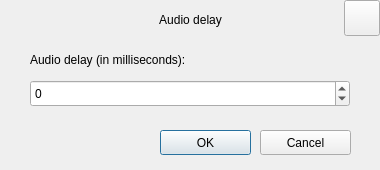
<?xml version="1.0" encoding="UTF-8"?>
<ui version="4.0">
 <class>AudioDelayDialog</class>
 <widget class="QDialog" name="AudioDelayDialog">
  <property name="geometry">
   <rect>
    <x>0</x>
    <y>0</y>
    <width>380</width>
    <height>170</height>
   </rect>
  </property>
  <property name="minimumSize">
   <size>
    <width>380</width>
    <height>170</height>
   </size>
  </property>
  <property name="maximumSize">
   <size>
    <width>380</width>
    <height>170</height>
   </size>
  </property>
  <property name="windowTitle">
   <string>Audio delay</string>
  </property>
  <widget class="QPushButton" name="okBtn">
   <property name="geometry">
    <rect>
     <x>160</x>
     <y>130</y>
     <width>91</width>
     <height>25</height>
    </rect>
   </property>
   <property name="text">
    <string>OK</string>
   </property>
  </widget>
  <widget class="QPushButton" name="cancelBtn">
   <property name="geometry">
    <rect>
     <x>260</x>
     <y>130</y>
     <width>91</width>
     <height>25</height>
    </rect>
   </property>
   <property name="text">
    <string>Cancel</string>
   </property>
  </widget>
  <widget class="QPushButton" name="closeBtn">
   <property name="geometry">
    <rect>
     <x>344</x>
     <y>0</y>
     <width>36</width>
     <height>36</height>
    </rect>
   </property>
   <property name="text">
    <string/>
   </property>
  </widget>
  <widget class="QLabel" name="title_label">
   <property name="geometry">
    <rect>
     <x>95</x>
     <y>10</y>
     <width>191</width>
     <height>20</height>
    </rect>
   </property>
   <property name="text">
    <string>Audio delay</string>
   </property>
   <property name="alignment">
    <set>Qt::AlignCenter</set>
   </property>
  </widget>
  <widget class="QLabel" name="label">
   <property name="geometry">
    <rect>
     <x>30</x>
     <y>50</y>
     <width>341</width>
     <height>20</height>
    </rect>
   </property>
   <property name="text">
    <string>Audio delay (in milliseconds):</string>
   </property>
  </widget>
  <widget class="QSpinBox" name="spinBox">
   <property name="geometry">
    <rect>
     <x>30</x>
     <y>80</y>
     <width>320</width>
     <height>27</height>
    </rect>
   </property>
   <property name="minimum">
    <number>-3600000</number>
   </property>
   <property name="maximum">
    <number>3600000</number>
   </property>
  </widget>
 </widget>
 <resources/>
 <connections/>
</ui>
